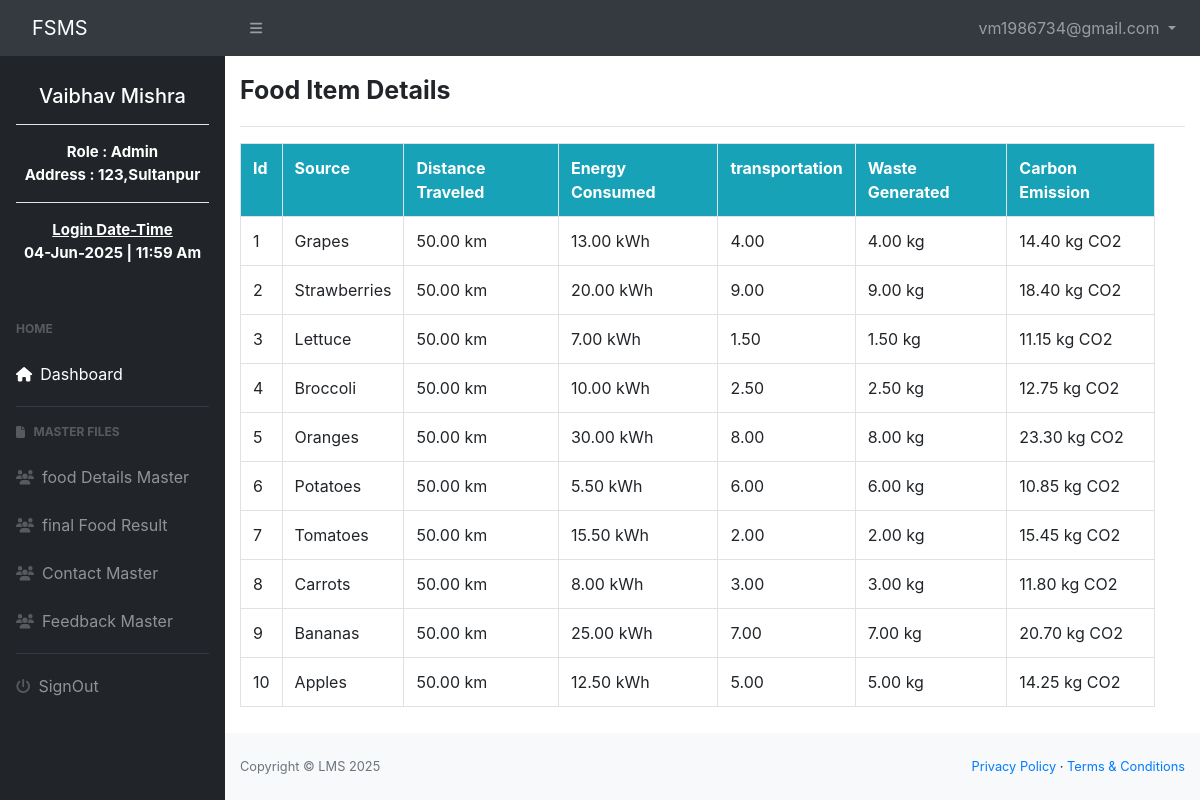
/foodresultDetails.php (signed in), run on the app's committed database.
### tables this page shows
CREATE TABLE `users` (
  `user_id` int(11) NOT NULL,
  `username` varchar(50) NOT NULL,
  `password` varchar(255) NOT NULL,
  `contact` varchar(10) NOT NULL,
  `email` varchar(100) NOT NULL,
  `address` varchar(50) NOT NULL,
  `role` enum('admin','farmer','supplier','consumer') NOT NULL
);

CREATE TABLE `food_items` (
  `item_id` int(11) NOT NULL,
  `item_name` varchar(100) NOT NULL,
  `distance_traveled` decimal(10,2) DEFAULT NULL,
  `energy_consumed` decimal(10,2) DEFAULT NULL,
  `waste_generated` decimal(5,2) DEFAULT NULL,
  `carbon_emission` decimal(10,2) DEFAULT NULL
);

### foodresultDetails.php (the view, shortened to what this page needs)
<?php
     include("shared/conn.php");
     $emission_factor_energy = 0.5;
     $emission_factor_transport = 0.15;
     $emission_factor_waste = 0.1;
?>
<!DOCTYPE html>
<html lang="en">
<head>
    <link rel="stylesheet" href="css/admincss.css" />
    <link rel="stylesheet" href="css/all.min.css" />
    <link rel="stylesheet" href="css/bootstrap.min.css" />
    <link rel="stylesheet" href="https://cdnjs.cloudflare.com/ajax/libs/font-awesome/4.7.0/css/font-awesome.min.css">
</head>
<body class="sb-nav-fixed">
    <?php include_once("shared/adminpagetop.php") ?>
    <div id="layoutSidenav">
        <?php include_once("shared/adminsidenav.php") ?>
        <div id="layoutSidenav_content">
            <main>
                <div class="container mt-3">
                    <div class="row">
                        <div class="col-md-9" style="font-size: 25px; font-weight: bold;">Food Item Details</div>
                    </div>
                    <hr/>
                    <div class="row table-responsive">
                        <div class="col-md-12">
                            <?php
                            $rs = mysqli_query($conn, "SELECT * FROM food_items ORDER BY item_id DESC")
                            or die("Error: " . mysqli_error($conn));
                            while ($row = mysqli_fetch_array($rs)) {
                              $distance_km = $row['distance_traveled'];
                          }
                            $rs = mysqli_query($conn, "SELECT * FROM food_items ORDER BY item_id DESC")
                                or die("Error: " . mysqli_error($conn));
                            $str = "";
                            $item_id = 1;
                            while ($row = mysqli_fetch_array($rs)) {
                                $energy_kwh = $row['energy_consumed'];
                                $waste_kg = $row['waste_generated'];
                                $emissions_energy = $energy_kwh * $emission_factor_energy;
                                $emissions_transport = $distance_km * $emission_factor_transport;
                                $emissions_waste = $waste_kg * $emission_factor_waste;
                                $total_emissions = $emissions_energy + $emissions_transport + $emissions_waste;
                                $str .= "<tr>
                                            <td>$item_id</td>
                                            <td>$row[1]</td>
                                            <td>$distance_km km</td>
                                            <td>$energy_kwh kWh</td>
                                            <td>$row[4]</td>
                                            <td>$waste_kg kg</td>
                                            <td>" . number_format($total_emissions, 2) . " kg CO2</td>
                                        </tr>";
                                $item_id++;
                            }
                            $tbl = "";
                            if ($str) {
                                $tbl = "<table class='table table-bordered'>
                                            <tr class='bg-info text-white'>
                                                <th>Id</th>
                                                <th>Source</th>
                                                <th>Distance Traveled</th>
                                                <th>Energy Consumed</th>
                                                <th>transportation</th>
                                                <th>Waste Generated</th>
                                                <th>Carbon Emission</th>
                                                </tr>
                                            $str
                                        </table>";
                            }
                            if ($tbl)
                                echo $tbl;
                            else
                                echo "No Data Found...!!";
                            ?>
                        </div>
                    </div>
                </div>
            </main>
            <?php
            include_once("shared/adminpagebottom.php");
            ?>
        </div>
    </div>
</body>
</html>

### shared/adminsidenav.php (shortened to what this page needs)
<div id="layoutSidenav_nav">
<nav class="sb-sidenav accordion sb-sidenav-dark" id="sidenavAccordion">
    <div class="sb-sidenav-menu">
         <?php
         include_once("shared/conn.php");
              if(isset($_SESSION["email"]) &&
                isset($_SESSION["logstatus"]) &&
               $_SESSION["role"]=="admin")
                 {
                    $username="guest";
                    if(isset($_SESSION["email"]))
                    $email=$_SESSION["email"];
                    $rs=mysqli_query($conn,"SELECT * FROM users WHERE email='$email'") or die("Error: ".mysqli_error($conn));
                    if($row=mysqli_fetch_row($rs))
                    {
                       $username=$row[1];
                       $Address=$row[5];
                       $role=$row[6];
                    }
                ?>
      <div class="nav">
            <div class="sb-sidenav-menu-heading text-center text-white text-capitalize " style="font-size:15px;">
                <h5><?php echo "$username"  ?><br/></h5><hr color=white>
                <?php echo "Role : $role" ?><br/>
                <?php echo "Address : $Address" ?><br/><hr color=white>
                <p class="mt-2" >
                <u>Login Date-Time</u><br> <?php echo date('d-M-Y | h:i a')?>
                </p>
            </div>
                    <div class="sb-sidenav-menu-heading">Home</div>
                    <a class="nav-link" href="">
                        <div class="sb-nav-link-icon">
                            <i class="fa fa-home"></i>
                        </div>
                        Dashboard
                    </a>
                    <div style="border-bottom: 1px solid"
		                class="ml-3 mr-3 mt-2 mb-2 text-dark">
                     </div>
                    <div class="sb-sidenav-menu-heading pt-2">
                        <i class="fa fa-file"></i>
                        &nbsp;&nbsp;Master Files
                    </div>
                    <a class="nav-link" href="./itemDetails">
                    <div class="sb-nav-link-icon">
                        <i class="fa fa-users"></i>
                        </div>
                            food Details Master
                    </a>
                    <a class="nav-link" href="FoodresultDetails">
                    <div class="sb-nav-link-icon">
                        <i class="fa fa-users"></i>
                        </div>
                           final Food Result
                    </a>
                    <a class="nav-link" href="contactDetails">
                    <div class="sb-nav-link-icon">
                        <i class="fa fa-users"></i>
                        </div>
                            Contact Master
                    </a>
                    <a class="nav-link" href="feedbackDetails">
                    <div class="sb-nav-link-icon">
                        <i class="fa fa-users"></i>
                        </div>
                            Feedback Master
                    </a>
                        <div style="border-bottom: 1px solid"
                                class="ml-3 mr-3 mt-2 mb-2 text-dark">
                        </div>
                        <a class="nav-link" href="signout.php">
                            <div class="sb-nav-link-icon">
                                    <i class="fa fa-power-off"></i>
                            </div>
                                SignOut
                        </a>
                </div>
             <?php
              }
            ?>
        </div>
    </nav>
</div>

### data on the page
users: username "Vaibhav Mishra", role "Admin", address "123,Sultanpur"
food_items: item_name "Grapes", energy_consumed "13.00", waste_generated "4.00", total_emissions "14.40"
food_items: distance_traveled "50.00", item_name "Apples", energy_consumed "12.50", waste_generated "5.00", total_emissions "14.25"
food_items: item_name "Strawberries", energy_consumed "20.00", waste_generated "9.00", total_emissions "18.40"
food_items: item_name "Lettuce", energy_consumed "7.00", waste_generated "1.50", total_emissions "11.15"
food_items: item_name "Broccoli", energy_consumed "10.00", waste_generated "2.50", total_emissions "12.75"
food_items: item_name "Oranges", energy_consumed "30.00", waste_generated "8.00", total_emissions "23.30"
food_items: item_name "Potatoes", energy_consumed "5.50", waste_generated "6.00", total_emissions "10.85"
food_items: item_name "Tomatoes", energy_consumed "15.50", waste_generated "2.00", total_emissions "15.45"
food_items: item_name "Carrots", energy_consumed "8.00", waste_generated "3.00", total_emissions "11.80"
food_items: item_name "Bananas", energy_consumed "25.00", waste_generated "7.00", total_emissions "20.70"

### other printed values
$_SESSION["email"] "vm1986734@gmail.com"
